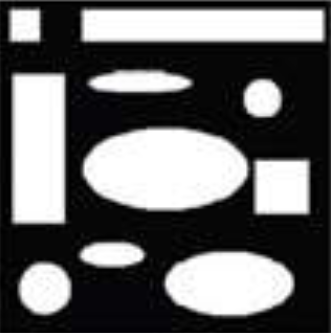
%> input picture Week 9/TPTest2.png, 331 x 333 px
$ octave lab9_2.m   (GNU Octave 9; MATLAB toolbox functions it lacks are replaced by stand-ins)
%> lines starting %> are read from the running program, lines starting %| are printed output that depends on the picture; in (x1, y1, x2, y2) boxes, pixels count from 0 and x2, y2 are one past the last pixel; in counts of white or black regions, pixels touching at a corner belong together; the program's own positions count from 1
clc
clear all
close all
img = imread('TPTest2.png');
%> img is the input picture: size 333x331x3 uint8; mean R, G, B 102.5, 102.5, 102.8
imshow(img);

img = imbinarize(im2gray(img), graythresh(img));
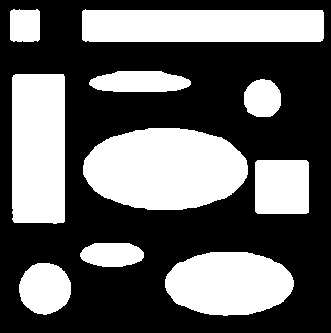
%> img: size 333x331 logical; 39% white; 10 white regions

[B, L] = bwboundaries(img);
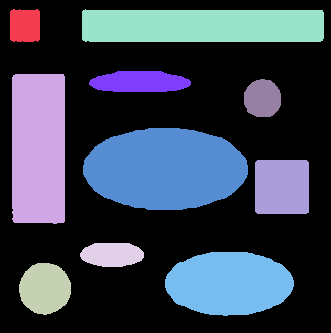
%> L: size 333x331 double; 11 distinct labels, from 0 to 10; one colour per label, 0 black
%> B = 10 boundaries; largest, box (x1, y1, x2, y2) and points: (82, 9, 324, 42) 539, (12, 74, 65, 224) 395, (83, 128, 248, 210) 370, (165, 252, 294, 316) 289, (89, 71, 191, 92) 209
figure;
imshow(img);
hold on;
for k=1:length(B)
boundary = B{k};
plot(boundary(:,2), boundary(:,1), 'g', 'LineWidth', 2);
end
%> this loop made 10 passes
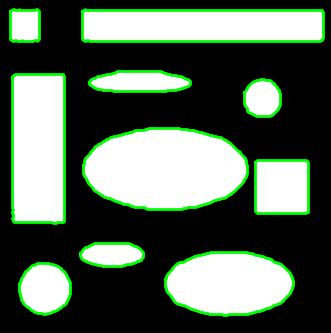
%> figure redrawn from the program's plot data

[L, N] = bwlabel(img);
%> N = 10
d = sprintf("N Value returned by bwlable = %d",N);
%> d = 'N Value returned by bwlable = 10'
disp(d);
%| N Value returned by bwlable = 10
RGB = label2rgb(L, 'hsv', [.5 .5 .5], 'shuffle');
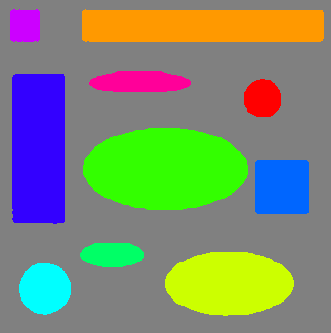
%> RGB: size 333x331x3 uint8; mean R, G, B 125.1, 139.2, 113.8
figure;
imshow(RGB);
hold on;
for k=1:length(B)
boundary = B{k};
plot(boundary(:,2), boundary(:,1), 'w', 'LineWidth', 2);
text(boundary(1,2)-11, boundary(1,1)+11, num2str(k), 'Color', 'y', ...
'FontSize', 14, 'FontWeight', 'bold');
end
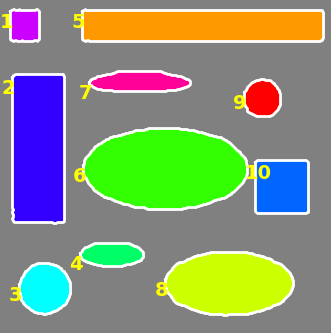
%> figure redrawn from the program's plot data


stats = regionprops(L, 'all');
%> stats = 10 regions; largest, box (x1, y1, x2, y2), Area, Centroid, MajorAxisLength, MinorAxisLength and Eccentricity: (83, 128, 248, 210) 10702 [166 169.5] 165.4 82.4 0.867, (12, 74, 65, 224) 7883 [39 149] 171.8 61.07 0.935, (82, 9, 324, 42) 7731 [203.5 26.5] 279 36.9 0.991
temp = zeros(1, N);
for k=1:N

temp(k) = 4*pi*stats(k,1).Area / (stats(k,1).Perimeter)^2;
stats(k,1).ThinnessRatio = temp(k);


temp(k) = (stats(k, 1).BoundingBox(3)) / (stats(k,1).BoundingBox(4));
stats(k,1).AspectRatio = temp(k);
end
%> after the loop, temp = [0.909 0.353 1 2.67 7.33 2.01 4.86 2.02 0.974 1]


areas = zeros(1,N);
for k=1:N
areas(k) = stats(k).Area;
end
%> after the loop, areas = [950 7883 2113 1260 7731 10702 1753 6514 1147 2905]
TR = zeros(1,N);
for k=1:N
TR(k) = stats(k).ThinnessRatio;
end
%> after the loop, TR = [0.872 0.655 1.02 0.76 0.346 0.844 0.486 0.846 1.04 0.885]
figure();
hold on;
cmap = colormap(lines(16));
for k=1:N
scatter(areas(k), TR(k), [], cmap(k,:), 'filled'), ylabel('Thinness Ratio'), xlabel('Area');
hold on;
end
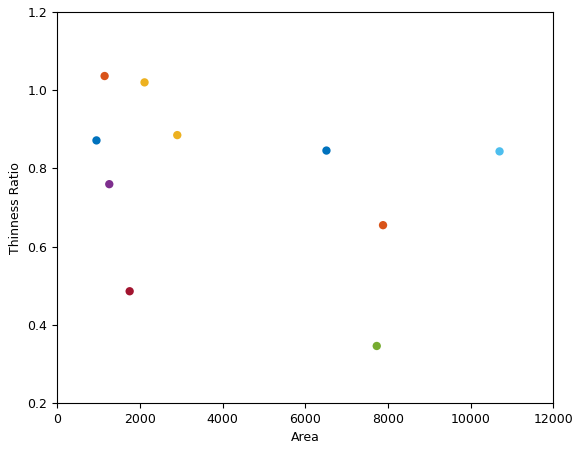
%> figure redrawn from the program's plot data

for i=1:10
     d = sprintf("SHAPE - %d",i);
     disp(d);
     d = sprintf(" Area %d : %f ",i,stats(i).Area);
     disp(d);
     d = sprintf(" Centroid %d : (%f,%f) ",i,stats(i).Centroid(1),stats(i).Centroid(2));
     disp(d);
     d = sprintf(" Orientation %d : %f ",i,stats(i).Orientation);
     disp(d);
     d = sprintf(" Euler Number %d : %f ",i,stats(i).EulerNumber);
     disp(d);
     d = sprintf(" Eccentricity %d : %f ",i,stats(i).Eccentricity);
     disp(d);
     d = sprintf(" Asoect Ratio %d : %f ",i,stats(i).AspectRatio);
     disp(d);
     d = sprintf(" Perimenter %d : %f ",i,stats(i).Perimeter);
     disp(d);
     d = sprintf(" Thinness Ratio %d : %f ",i,stats(i).ThinnessRatio);
     disp(d);
end
%> this loop made 10 passes
%> (printed output is left out)
